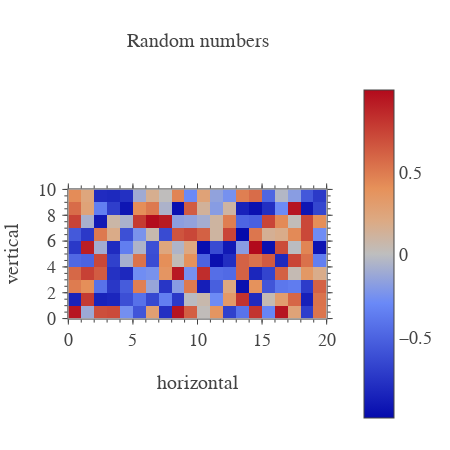

Notebook source saved alongside this figure:
### Code cell
plt.show(heatmap2)

### Figure 1 — Plotly figure (JSON) as saved in the notebook; plotly's stock layout.template omitted (floating-point values rounded to 4 significant figures; data arrays with more than 128 entries replaced by an {"elided": "..."} marker saying what was removed)
{"data": [{"transpose": true, "type": "heatmap", "uid": "cbd03626-42ad-48ea-b243-dae033426e4d", "x": [0, 1, 2, 3, 4, 5, 6, 7, 8, 9, 10, 11, 12, 13, 14, 15, 16, 17, 18, 19, 20], "y": [0, 1, 2, 3, 4, 5, 6, 7, 8, 9, 10], "z": {"elided": "20x10 float values"}}, {"type": "heatmap", "uid": "2040ff5d-86c2-4187-8e68-d487dc4a2b83", "visible": false, "xaxis": "x101", "yaxis": "y101"}, {"type": "heatmap", "uid": "3ecd5545-5a01-43c7-8ac9-a77653d54614", "visible": false, "xaxis": "x201", "yaxis": "y201"}], "layout": {"font": {"family": "Arial", "size": 18}, "height": 450, "margin": {"b": 20, "l": 20, "r": 20, "t": 80}, "title": {"font": {"size": 20}, "text": "Random numbers", "xanchor": "center", "xref": "paper", "y": 0.9111, "yanchor": "middle", "yref": "container"}, "width": 450, "xaxis": {"anchor": "y", "automargin": true, "constrain": "domain", "dtick": 5, "hoverformat": ".f", "range": [0, 20], "showgrid": false, "showline": false, "showticklabels": true, "tickfont": {"size": 18}, "ticklen": 5, "ticks": "outside", "title": {"font": {"size": 20}, "text": "horizontal"}, "zeroline": false}, "xaxis101": {"anchor": "y", "automargin": true, "constrain": "domain", "dtick": 5, "overlaying": "x", "range": [0, 20], "scaleanchor": "x", "showgrid": false, "showline": false, "showticklabels": false, "side": "top", "ticklen": 5, "ticks": "outside", "zeroline": false}, "xaxis201": {"anchor": "y", "automargin": true, "constrain": "domain", "dtick": 1, "mirror": "ticks", "overlaying": "x", "range": [0, 20], "scaleanchor": "x", "showgrid": false, "showline": true, "showticklabels": false, "ticklen": 3, "ticks": "outside", "zeroline": false}, "yaxis": {"anchor": "x", "automargin": true, "constrain": "domain", "dtick": 2, "hoverformat": ".f", "range": [0, 10], "scaleanchor": "x", "showgrid": false, "showline": false, "showticklabels": true, "tickfont": {"size": 18}, "ticklen": 5, "tickprefix": " ", "ticks": "outside", "ticksuffix": " ", "title": {"font": {"size": 20}, "text": "vertical"}, "zeroline": false}, "yaxis101": {"anchor": "x", "automargin": true, "constrain": "domain", "dtick": 2, "overlaying": "y", "range": [0, 10], "scaleanchor": "y", "showgrid": false, "showline": false, "showticklabels": false, "side": "right", "ticklen": 5, "ticks": "outside", "zeroline": false}, "yaxis201": {"anchor": "x", "automargin": true, "constrain": "domain", "dtick": 0.5, "mirror": "ticks", "overlaying": "y", "range": [0, 10], "scaleanchor": "y", "showgrid": false, "showline": true, "showticklabels": false, "ticklen": 3, "ticks": "outside", "zeroline": false}}}
